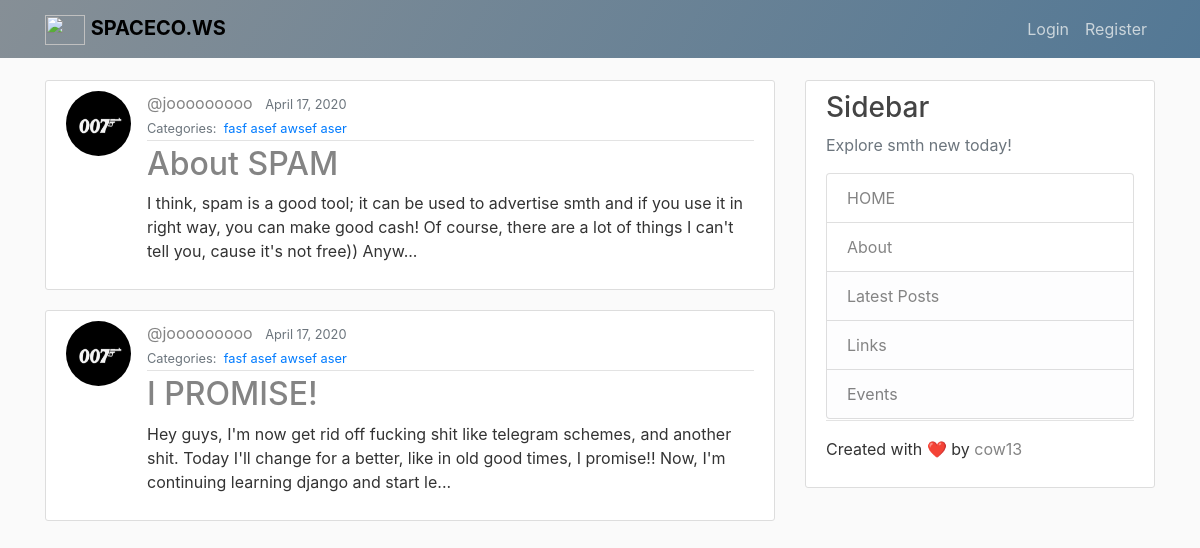
The page / on the database its author committed.
### blog/models.py (models this page shows, shortened)
class Post(models.Model):
    title = models.CharField(max_length=200)
    content = models.TextField()
    date_posted = models.DateTimeField(default=timezone.now)
    author = models.ForeignKey(User, on_delete=models.CASCADE)
    categories = models.ManyToManyField('Category', related_name='posts')
    image = models.ImageField(upload_to='images/', default="images/None/no-img.jpg")
    slug= models.SlugField(max_length=500, unique=True, null=True, blank=True)

class Category(models.Model):
    name = models.CharField(max_length=20)

### users/models.py (models this page shows, shortened)
class Profile(models.Model):
    user = models.OneToOneField(User, on_delete=models.CASCADE)
    image = models.ImageField(default='default.png', upload_to='profile_pics')

### blog/views.py (the view)
# urls.py: path("", PostListView.as_view(), name='blog-home'),
class PostListView(ListView):
    model = Post
    template_name = 'blog/home.html'
    context_object_name = 'posts'
    ordering = ['-date_posted']
    paginate_by = 5

### blog/templates/blog/home.html (shortened to what this page needs)
{% extends 'blog/base.html' %}
{% block content %}
  {% for post in posts %}
    <article class="media content-section">
      <img class="rounded-circle article-img" src="{{ post.author.profile.image.url }}" alt="">
      <div class="media-body">
        <div class="article-metadata">
          <a class="mr-2 author_title" href="{% url 'user-posts' post.author.username %}">@{{ post.author }}</a>
          <small class="text-muted">{{ post.date_posted|date:"N d, Y" }}</small>
          <div>
          <small class="text-muted">
            Categories:&nbsp;
            {% for category in post.categories.all %}
            <a href="{% url 'blog_category' category.name %}">
              {{ category.name }}
            </a>&nbsp;
            {% endfor %}
          </small>
          </div>
        </div>
        <h2><a class="article-title" href="{% url 'post-detail' post.slug %}">{{ post.title }}</a></h2>
        <p class="article-content">{{ post.content|slice:200 }}...</p>
      </div>
    </article>
    {% endfor %}
{% endblock content %}

### blog/static/blog/main.css (style rules this page uses)
body { background: #fafafa; color: #333333; margin-top: 5rem; }
h1, h2, h3, h4, h5, h6 { color: #444444; }
.content-section { background: #ffffff; padding: 10px 20px; border: 1px solid #dddddd; border-radius: 3px; margin-bottom: 20px; }
.article-title { color: #848484; }
.article-content { white-space: pre-line; }
.article-img { height: 65px; width: 65px; margin-right: 16px; }
.author_title { color: #848484; }
.article-metadata { padding-bottom: 1px; margin-bottom: 4px; border-bottom: 1px solid #e3e3e3; color: #000000; }

### rows shown on the page
Post: author.profile.image (picture), author "jooooooooo", date_posted "April 17, 2020", title "About SPAM", content "I think, spam is a good tool; it can be used to advertise smth and if you use it in right way, you can make good cash! Of course, there are a lot of things I can't tell you, cause it's not free)) Anyw"
Category: name "fasf asef awsef aser"
Post: author.profile.image (picture), author "jooooooooo", date_posted "April 17, 2020", title "I PROMISE!", content "Hey guys, I'm now get rid off fucking shit like telegram schemes, and another shit. Today I'll change for a better, like in old good times, I promise!! Now, I'm continuing learning django and start le"
